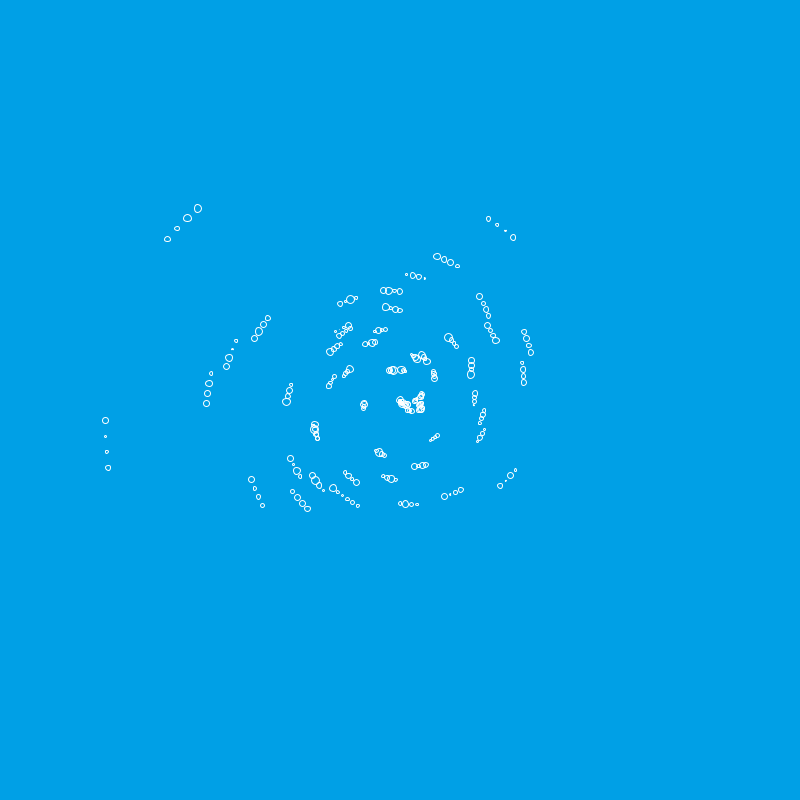
Frame 1 (no input)
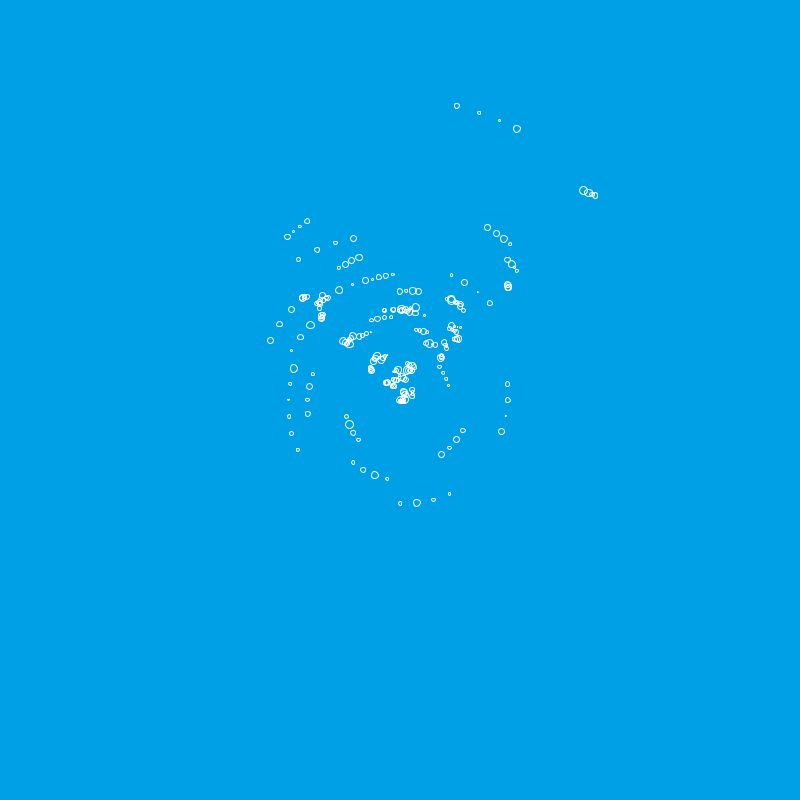
Frame 60 (the mouse pressed at the canvas centre just before this capture)
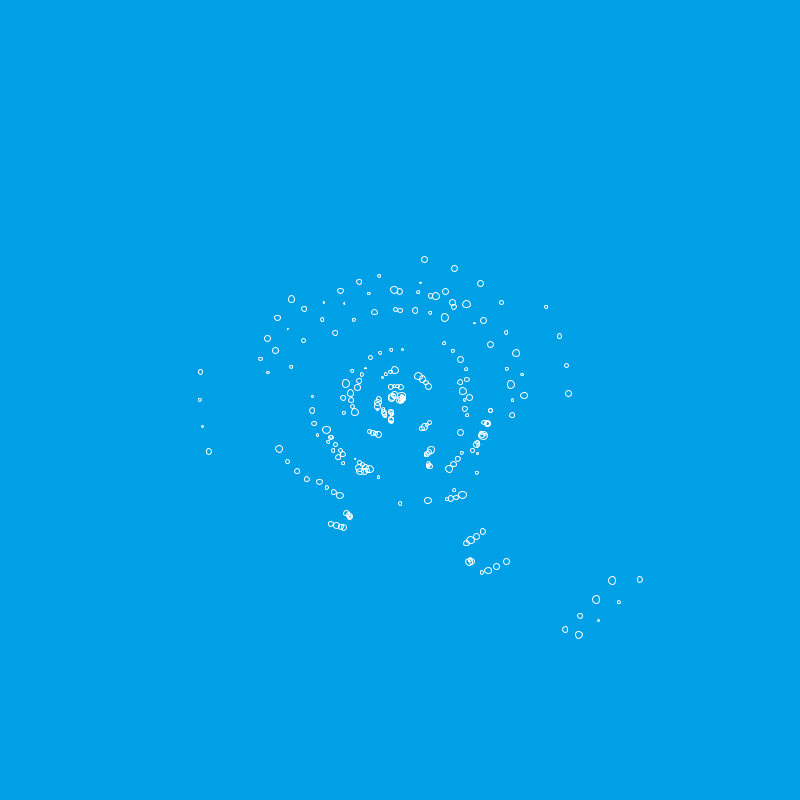
Frame 120 (the mouse held since frame 60 and released just before this capture)

The Processing sketch that drew these frames (run headless with seeded random() and noise(); from frame 60 on, the mouse is pressed at the canvas centre):

// Processing sketch: processing_181081
// ── processing_181081.pde



void setup(){
  size(800, 800);
 
  noStroke();
  background(0,160,230);
}
 
void draw(){




  
  stroke(255);
  noFill();
  background(0,160,230);
  translate(width/2, height/2);
   if (keyPressed==true)
  {
    background(125,0,150);      
    
 }
 
   for(int i = 0; i < 700; i+=3)
  {
    float n = sin(radians(i));
    float x = sin(radians(i+frameCount*(n*2)))*(i/( noise(i/12)*10));
    float y = cos(radians(i+frameCount*(n*2)))*(i/( noise(i/12)*10));
    ellipse(x, y, noise(i)*10 , noise(i)*10);
    
}


}

void mouseClicked() {
 
  
}




    

    
   
